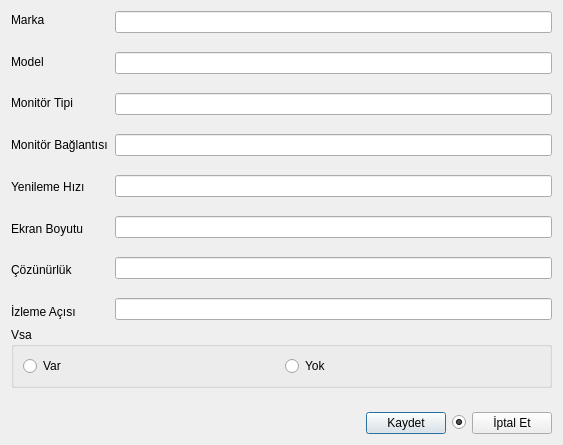
<?xml version="1.0" encoding="UTF-8"?>
<ui version="4.0">
 <class>TKNMonitorPencere</class>
 <widget class="QDialog" name="TKNMonitorPencere">
  <property name="geometry">
   <rect>
    <x>0</x>
    <y>0</y>
    <width>563</width>
    <height>445</height>
   </rect>
  </property>
  <property name="windowTitle">
   <string>Dialog</string>
  </property>
  <layout class="QVBoxLayout" name="verticalLayout_4">
   <item>
    <layout class="QVBoxLayout" name="verticalLayout_3">
     <property name="spacing">
      <number>7</number>
     </property>
     <item>
      <layout class="QHBoxLayout" name="horizontalLayout">
       <property name="spacing">
        <number>7</number>
       </property>
       <item>
        <layout class="QVBoxLayout" name="verticalLayout">
         <property name="spacing">
          <number>25</number>
         </property>
         <item>
          <widget class="QLabel" name="label">
           <property name="text">
            <string>Marka</string>
           </property>
           <property name="buddy">
            <cstring>lineEdit</cstring>
           </property>
          </widget>
         </item>
         <item>
          <widget class="QLabel" name="label_2">
           <property name="text">
            <string>Model</string>
           </property>
           <property name="buddy">
            <cstring>lineEdit_2</cstring>
           </property>
          </widget>
         </item>
         <item>
          <widget class="QLabel" name="label_4">
           <property name="text">
            <string>Monitör Tipi</string>
           </property>
           <property name="buddy">
            <cstring>lineEdit_3</cstring>
           </property>
          </widget>
         </item>
         <item>
          <widget class="QLabel" name="label_5">
           <property name="text">
            <string>Monitör Bağlantısı</string>
           </property>
           <property name="buddy">
            <cstring>lineEdit_4</cstring>
           </property>
          </widget>
         </item>
         <item>
          <widget class="QLabel" name="label_7">
           <property name="text">
            <string>Yenileme Hızı</string>
           </property>
           <property name="buddy">
            <cstring>lineEdit_5</cstring>
           </property>
          </widget>
         </item>
         <item>
          <widget class="QLabel" name="label_8">
           <property name="text">
            <string>Ekran Boyutu</string>
           </property>
           <property name="buddy">
            <cstring>lineEdit_6</cstring>
           </property>
          </widget>
         </item>
         <item>
          <widget class="QLabel" name="label_9">
           <property name="text">
            <string>Çözünürlük</string>
           </property>
           <property name="buddy">
            <cstring>lineEdit_7</cstring>
           </property>
          </widget>
         </item>
         <item>
          <widget class="QLabel" name="label_3">
           <property name="text">
            <string>İzleme Açısı</string>
           </property>
           <property name="buddy">
            <cstring>lineEdit_8</cstring>
           </property>
          </widget>
         </item>
        </layout>
       </item>
       <item>
        <layout class="QVBoxLayout" name="verticalLayout_2">
         <property name="spacing">
          <number>19</number>
         </property>
         <item>
          <widget class="QLineEdit" name="lineEdit"/>
         </item>
         <item>
          <widget class="QLineEdit" name="lineEdit_2"/>
         </item>
         <item>
          <widget class="QLineEdit" name="lineEdit_3"/>
         </item>
         <item>
          <widget class="QLineEdit" name="lineEdit_4"/>
         </item>
         <item>
          <widget class="QLineEdit" name="lineEdit_5"/>
         </item>
         <item>
          <widget class="QLineEdit" name="lineEdit_6"/>
         </item>
         <item>
          <widget class="QLineEdit" name="lineEdit_7"/>
         </item>
         <item>
          <widget class="QLineEdit" name="lineEdit_8"/>
         </item>
        </layout>
       </item>
      </layout>
     </item>
     <item>
      <widget class="QGroupBox" name="groupBox">
       <property name="title">
        <string>Vsa</string>
       </property>
       <layout class="QHBoxLayout" name="horizontalLayout_3">
        <item>
         <layout class="QHBoxLayout" name="horizontalLayout_2">
          <item>
           <widget class="QRadioButton" name="radioButton">
            <property name="text">
             <string>Var</string>
            </property>
           </widget>
          </item>
          <item>
           <widget class="QRadioButton" name="radioButton_2">
            <property name="text">
             <string>Yok</string>
            </property>
           </widget>
          </item>
         </layout>
        </item>
       </layout>
      </widget>
     </item>
    </layout>
   </item>
   <item>
    <spacer name="verticalSpacer">
     <property name="orientation">
      <enum>Qt::Vertical</enum>
     </property>
     <property name="sizeHint" stdset="0">
      <size>
       <width>20</width>
       <height>40</height>
      </size>
     </property>
    </spacer>
   </item>
   <item>
    <layout class="QHBoxLayout" name="horizontalLayout_4">
     <item>
      <spacer name="horizontalSpacer">
       <property name="orientation">
        <enum>Qt::Horizontal</enum>
       </property>
       <property name="sizeHint" stdset="0">
        <size>
         <width>40</width>
         <height>20</height>
        </size>
       </property>
      </spacer>
     </item>
     <item>
      <widget class="QPushButton" name="pushButton">
       <property name="text">
        <string>Kaydet</string>
       </property>
      </widget>
     </item>
     <item>
      <widget class="QRadioButton" name="radioButton_3">
       <property name="text">
        <string/>
       </property>
       <property name="checked">
        <bool>true</bool>
       </property>
      </widget>
     </item>
     <item>
      <widget class="QPushButton" name="pushButton_2">
       <property name="text">
        <string>İptal Et</string>
       </property>
      </widget>
     </item>
    </layout>
   </item>
  </layout>
 </widget>
 <resources/>
 <connections>
  <connection>
   <sender>pushButton</sender>
   <signal>clicked()</signal>
   <receiver>TKNMonitorPencere</receiver>
   <slot>accept()</slot>
   <hints>
    <hint type="sourcelabel">
     <x>352</x>
     <y>414</y>
    </hint>
    <hint type="destinationlabel">
     <x>208</x>
     <y>426</y>
    </hint>
   </hints>
  </connection>
  <connection>
   <sender>pushButton_2</sender>
   <signal>clicked()</signal>
   <receiver>TKNMonitorPencere</receiver>
   <slot>reject()</slot>
   <hints>
    <hint type="sourcelabel">
     <x>483</x>
     <y>415</y>
    </hint>
    <hint type="destinationlabel">
     <x>32</x>
     <y>429</y>
    </hint>
   </hints>
  </connection>
 </connections>
</ui>
